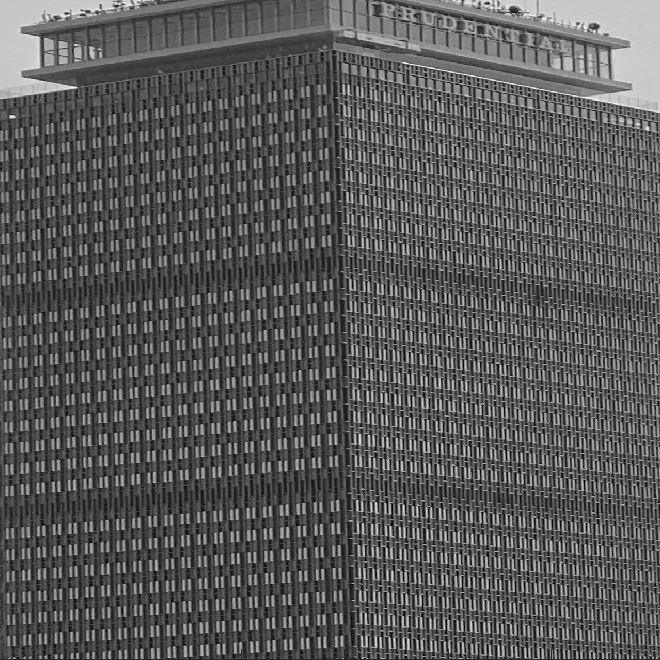
#> input picture ps2/pru_mono_homework.png, 660 x 660 px, found by its file name
$ python fourier_theo.py
#> lines starting #> are read from the running program, lines starting #| are printed output that depends on the picture
# -*- coding: utf-8 -*-
"""
Spyder Editor

This is a temporary script file.
"""
import numpy as np
import cv2
import sys; sys.path.append('./')
import matplotlib.pyplot as plt
from scipy.signal import convolve2d
from numpy.fft import ifft2,fft2,fft,ifft,fftfreq, fftshift, ifftshift

# use latex for rendering plots
plt.rc('text',usetex=True)
plt.rc('font',family='serif',size=9)

def plot_image(input_image, clim=(0,1)):
    plt.figure()
    plt.imshow(np.abs(input_image),cmap=plt.cm.hot)
    plt.colorbar()
    # plt.clim(*clim)

#In this problem, you can comment the rest when you work on the other problems.


#load the image
img_a = cv2.imread('ps2/pru_mono_homework.png')/255.0
#> img_a: shape (660, 660, 3) float64; min 0, max 0.988, mean 0.348
img_b = cv2.imread('ps2/pru_mono_detail_1_homework.png')/255.0
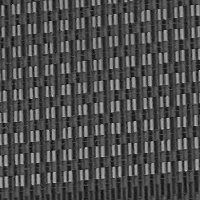
#> input picture ps2/pru_mono_detail_1_homework.png, 200 x 200 px, found by its file name
#> img_b: shape (200, 200, 3) float64; min 0.0118, max 0.753, mean 0.301
img_c = cv2.imread('ps2/pru_mono_detail_2_homework.png')/255.0
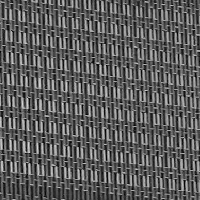
#> input picture ps2/pru_mono_detail_2_homework.png, 200 x 200 px, found by its file name
#> img_c: shape (200, 200, 3) float64; min 0.00392, max 0.851, mean 0.361
# change it into the gray scale
img_a = np.mean(img_a,axis=-1)
#> img_a: shape (660, 660) float64
img_b = np.mean(img_b,axis=-1)
#> img_b: shape (200, 200) float64
img_c = np.mean(img_c,axis=-1)
#> img_c: shape (200, 200) float64
print(img_a.shape)
#| (660, 660)


#######################################
#problem (a)
#### Calculate the fft of the image
### Perform the 2D Fourier transform on the image
fftimg_a = fft2(img_a)
fftimg_b = fft2(img_b)
fftimg_c = fft2(img_c)

### shift the FFT so zero frequency is centered
fftimg_shifted_a = fftshift(fftimg_a)
fftimg_shifted_b = fftshift(fftimg_b)
fftimg_shifted_c = fftshift(fftimg_c)

### generate the frequency ticks
def get_shifted_freqs(img):
    """Gets the k_r and k_c values for a given image."""
    n_rows, n_cols = img.shape
#> n_rows = 660; n_cols = 660
    k_r = fftfreq(n_rows)
    k_c = fftfreq(n_cols)
    k_r_shifted = fftshift(k_r) * n_rows
#> k_r_shifted = 660 values from -330 to 329
    k_c_shifted = fftshift(k_c) * n_cols
#> k_c_shifted = 660 values from -330 to 329
    return k_r_shifted, k_c_shifted

k_r_a, k_c_a = get_shifted_freqs(img_a)
#> k_r_a = 660 values from -330 to 329; k_c_a = 660 values from -330 to 329
k_r_b, k_c_b = get_shifted_freqs(img_b)
#> k_r_b = 200 values from -100 to 99; k_c_b = 200 values from -100 to 99
k_r_c, k_c_c = get_shifted_freqs(img_c)
#> k_r_c = 200 values from -100 to 99; k_c_c = 200 values from -100 to 99

### plot the data
fig, axes = plt.subplots(3,2,figsize=(10,8))

ax0 = axes[0,0].imshow(img_a, cmap='gray')
axes[0,0].set_title('Image (a)')
axes[0,0].set_xticks([])
axes[0,0].set_yticks([])

ax1 = axes[0,1].imshow(np.log(np.abs(fftimg_shifted_a)+1), cmap='gray', extent=(k_c_a[0],k_c_a[-1],k_r_a[0],k_r_a[-1]))
axes[0,1].set_title(r'$ | F[k_r,k_c] | $')
cbar = fig.colorbar(ax1, ax=axes[0,1])
axes[0,1].set_xlabel('$k_c$')
axes[0,1].set_ylabel('$k_r$')

ax2 = axes[1,0].imshow(img_b, cmap='gray')
axes[1,0].set_title('Image (b)')
axes[1,0].set_xticks([])
axes[1,0].set_yticks([])

ax3 = axes[1,1].imshow(np.log(np.abs(fftimg_shifted_b)+1), cmap='gray', extent=(k_c_b[0],k_c_b[-1],k_r_b[0],k_r_b[-1]))
axes[1,1].set_title(r'$ | F[k_r,k_c] | $')
cbar2 = fig.colorbar(ax3,ax=axes[1,1])
axes[1,1].set_xlabel('$k_c$')
axes[1,1].set_ylabel('$k_r$')

ax4 = axes[2,0].imshow(img_c, cmap='gray')
axes[2,0].set_title('Image (c)')
axes[2,0].set_xticks([])
axes[2,0].set_yticks([])

ax5 = axes[2,1].imshow(np.log(np.abs(fftimg_shifted_c)+1), cmap='gray', extent=(k_c_c[0],k_c_c[-1],k_r_c[0],k_r_c[-1]))
axes[2,1].set_title(r'$ | F[k_r,k_c] | $')
cbar3 = fig.colorbar(ax5,ax=axes[2,1])
axes[2,1].set_xlabel('$k_c$')
axes[2,1].set_ylabel('$k_r$')

#> (the run stopped early here; a loop or call above may not have finished)
